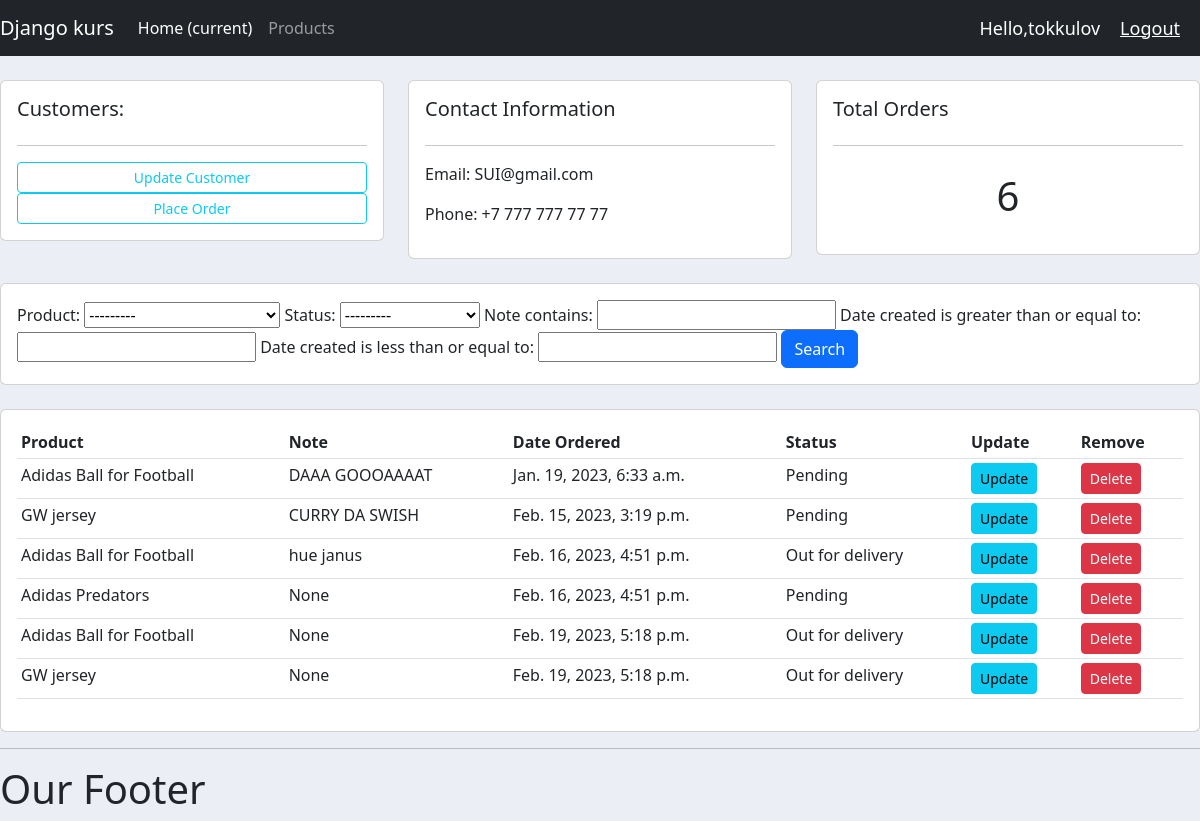
The app's page /customer/1/ (signed in) with its own data.
### accounts/models.py (models this page shows, shortened)
class Customer(models.Model):
    user = models.OneToOneField(User, null=True, blank=True,on_delete=models.CASCADE)
    name = models.CharField(max_length=200, null=True)
    phone = models.CharField(max_length=200, null=True)
    email = models.CharField(max_length=200, null=True)
    profile_pic = models.ImageField(default="segg.jpg.webp", null=True, blank=True)
    date_created = models.DateTimeField(auto_now_add=True, null=True)

class Order (models.Model):
    STATUS = (
        ('Pending', 'Pending'),
        ('Out for delivery', 'Out for delivery'),
        ('Delivered', 'Delivered'),
    )
    customer = models.ForeignKey(Customer, null=True, on_delete=models.SET_NULL)
    product = models.ForeignKey(Product, null=True, on_delete=models.SET_NULL)
    date_created = models.DateTimeField(auto_now_add=True, null=True)
    status = models.CharField(max_length=200, null=True, choices=STATUS)
    note = models.CharField(max_length=1000, null=True)

class Product(models.Model):
    CATEGORY = (
        ('Indoor', 'Indoor'),
        ('Outdoor', 'Outdoor'),
    )
    name = models.CharField(max_length=200, null=True)
    price = models.FloatField(null=True)
    category = models.CharField(max_length=200, null=True, choices=CATEGORY)
    description = models.CharField(max_length=200, null=True, blank=True)
    date_created = models.DateTimeField(auto_now_add=True, null=True)
    tags = models.ManyToManyField(Tag)
    def __str__(self):
        return self.name

### accounts/decorators.py (the view)
        def wrapper_func(request, *args, **kwargs):
            group = None
            if request.user.groups.exists():
                group = request.user.groups.all()[0].name
            if group in allowed_roles:
                return view_func(request, *args, **kwargs)
            else:
                return HttpResponse('You are not authorized to view this page')

### accounts/views.py (called while the page is built)
@login_required(login_url='login')
@allowed_users(allowed_roles = ['admin'])
def customer(request, pk):
    customer = Customer.objects.get(id=pk)
    orders = customer.order_set.all()
    order_count = orders.count()
    myFilter = OrderFilter(request.GET, queryset=orders)
    orders = myFilter.qs
    context = {'customer': customer, 'orders': orders, 'order_count': order_count, 'myFilter': myFilter}
    return render(request, 'accounts/customer.html', context)

### accounts/templates/accounts/customer.html
{% extends 'accounts/main.html' %}
{% block content %}
<br>
<div class="row">
    <div class="col-md">
        <div class="card card-body">
            <h5>Customers:</h5>
            <hr>
            <a class="btn btn-outline-info btn-sm btn-block" href="">
                Update Customer
            </a>
            <a class="btn btn-outline-info btn-sm btn-block" href="{% url 'create_order' customer.id %}">
                Place Order
            </a>
        </div>
    </div>
     <div class="col-md">
        <div class="card card-body">
            <h5>Contact Information</h5>
            <hr>
            <p>Email: {{customer.email}} </p>
            <p>Phone: {{customer.phone}}</p>
        </div>
    </div>
    <div class="col-md">
        <div class="card card-body">
            <h5>Total Orders</h5>
            <hr>
            <h1 style="text-align: center;padding: 10px">{{order_count}}</h1>
        </div>
    </div>
</div>
<br>
<div class="row">
    <div class="col-md">
        <div class="card card-body">
            <form method="get">
                {{myFilter.form}}
                <button class="btn btn-primary" type="submit">
                    Search
                </button>
            </form>
        </div>
    </div>
</div>
<br>
<div class="row">
    <div class="col-md">
        <div class="card card-body">
            <table class="table table-sm">
                <tr>
                    <th>Product</th>
                    <th>Note</th>
                    <th>Date Ordered</th>
                    <th>Status</th>
                    <th>Update</th>
                    <th>Remove</th>
                </tr>
                {% for order in orders %}
                    <tr>
                        <td>{{order.product}}</td>
                        <td>{{order.note}}</td>
                        <td>{{order.date_created}}</td>
                        <td>{{order.status}}</td>
                        <td><a class="btn btn-sm btn-info" href="{% url 'update_order' order.id %}">Update</a></td>
                        <td><a class="btn btn-sm btn-danger" href="{% url 'delete_order' order.id %}">Delete</a></td>
                    </tr>
                {% endfor %}
            </table>
        </div>
    </div>
</div>
{% endblock %}

### accounts/templates/accounts/navbar.html (shortened to what this page needs)
{% load static %}
<nav class="navbar navbar-expand-lg navbar-dark bg-dark">
  <a class="navbar-brand" href="{% url 'home' %}">Django kurs</a>
  <div class="collapse navbar-collapse" id="navbarNavAltMarkup">
    <div class="navbar-nav">
      {% if request.user.is_staff %}
      <a class="nav-item nav-link active" href="{% url 'home' %}">Home <span class="sr-only">(current)</span></a>
      <a class="nav-item nav-link" href="{% url 'products' %}">Products</a>
    </div>
      {% else %}
      <li class = nav-item></li>
      <a class="nav-item nav-link" href="{% url 'account' %}">Settings</a>
      {% endif %}
  </div>
  <span class="hello-msg">Hello,{{request.user}} </span>
  <span><a class="hello-msg" href="{% url 'logout' %}">Logout</a></span>
</nav>

### static/css/main.css (style rules this page uses)
body { background-color: #ebeff5; }

### accounts/templates/accounts/navbar.html (style rules this page uses)
.hello-msg { font-size: 18px; color: #fff; margin-right: 20px; }

### records on screen
Customer: email "SUI@gmail.com", phone "+7 777 777 77 77"
Order: product "Adidas Ball for Football", note "DAAA GOOOAAAAT", date_created "Jan. 19, 2023, 6:33 a.m.", status "Pending"
Order: product "GW jersey", note "CURRY DA SWISH", date_created "Feb. 15, 2023, 3:19 p.m.", status "Pending"
Order: product "Adidas Ball for Football", note "hue janus", date_created "Feb. 16, 2023, 4:51 p.m.", status "Out for delivery"
Order: product "Adidas Predators", note "None", date_created "Feb. 16, 2023, 4:51 p.m.", status "Pending"
Order: product "Adidas Ball for Football", note "None", date_created "Feb. 19, 2023, 5:18 p.m.", status "Out for delivery"
Order: product "GW jersey", note "None", date_created "Feb. 19, 2023, 5:18 p.m.", status "Out for delivery"

### other values on screen
{{ request.user }} "tokkulov"
{{ order_count }} "6"
